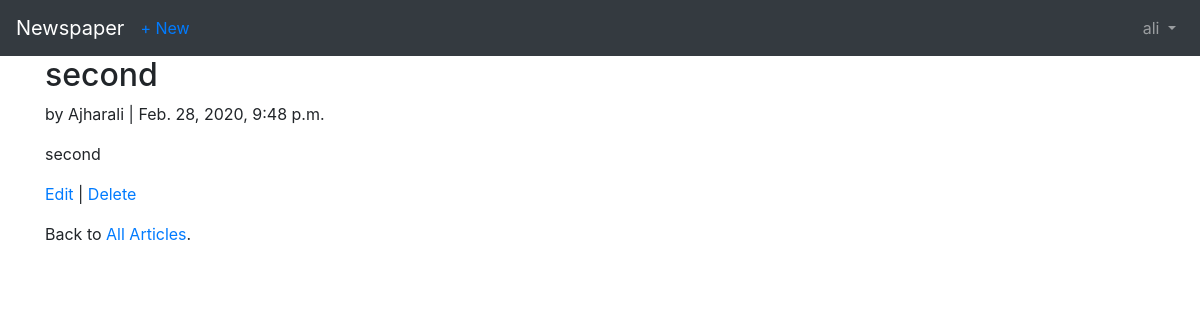
/articles/2/ (signed in), run on the app's committed database.
### users/models.py (models this page shows)
class CustomUser(AbstractUser):
	age = models.PositiveIntegerField(null=True, blank=True)

### articles/models.py (models this page shows, shortened)
class Article(models.Model):
	title = models.CharField(max_length=255)
	body = models.TextField()
	date = models.DateTimeField(auto_now_add=True)
	author = models.ForeignKey( get_user_model(), on_delete=models.CASCADE, )

### articles/views.py (the view)
# urls.py: path('<int:pk>/', ArticleDetailView.as_view(), name='article_detail'),
class ArticleDetailView(LoginRequiredMixin,DetailView):
	model = Article
	template_name = 'article_detail.html'
	login_url = 'login'

### users/templates/article_detail.html
{% extends 'base.html' %}
{% block content %}
<div class="article-entry">
	<h2>{{ object.title }}</h2>
	<p>by {{ object.author }} | {{ object.date }}</p>
	<p>{{ object.body }}</p>
</div>
<p><a href="{% url 'article_edit' article.pk %}">Edit</a> |
	<a href="{% url 'article_delete' article.pk %}">Delete</a>
</p>
<p>Back to <a href="{% url 'article_list' %}">All Articles</a>.</p>
{% endblock content %}

### users/templates/base.html (shortened to what this page needs)
<!DOCTYPE html>
<html>
<head>
	<link rel="stylesheet" href="https://stackpath.bootstrapcdn.com/bootstrap/4.4.1/css/bootstrap.min.css">
</head>
<body>
	<nav class="navbar navbar-expand-md navbar-dark bg-dark mb-">
		<a class="navbar-brand" href="{% url 'home' %}">Newspaper</a>
			{% if user.is_authenticated %}
				<ul class="navbar-nav mr-auto">
					<li class="nav-item"><a href="{% url 'article_new' %}">+ New</a></li>
				</ul>
			{% endif %}
				<div class="collapse navbar-collapse" id="navbarCollapse">
					{% if user.is_authenticated %}
						<ul class="navbar-nav ml-auto">
							<li class="nav-item">
								<a class="nav-link dropdown-toggle" href="#" id="userMenu" data-toggle="dropdown" 	aria-haspopup="true"aria-expanded="false"> {{ user.username }} </a>
					 		</li>
						</ul>
					{% else %}
					<form class="form-inline ml-auto">
						<a href="{% url 'login' %}" class="btn btn-outline-secondary"> Log In</a>
						<a href="{% url 'signup' %}" class="btn btn-primary ml-">Sign up</a>
					</form>
					{% endif %}
				</div>
	</nav>
	<div class="container">
		{% block content %}
		{% endblock content %}
	</div>
</body>
</html>

### data on the page
CustomUser: username "ali"
Article: title "second", author "Ajharali", date "Feb. 28, 2020, 9:48 p.m.", body "second"
